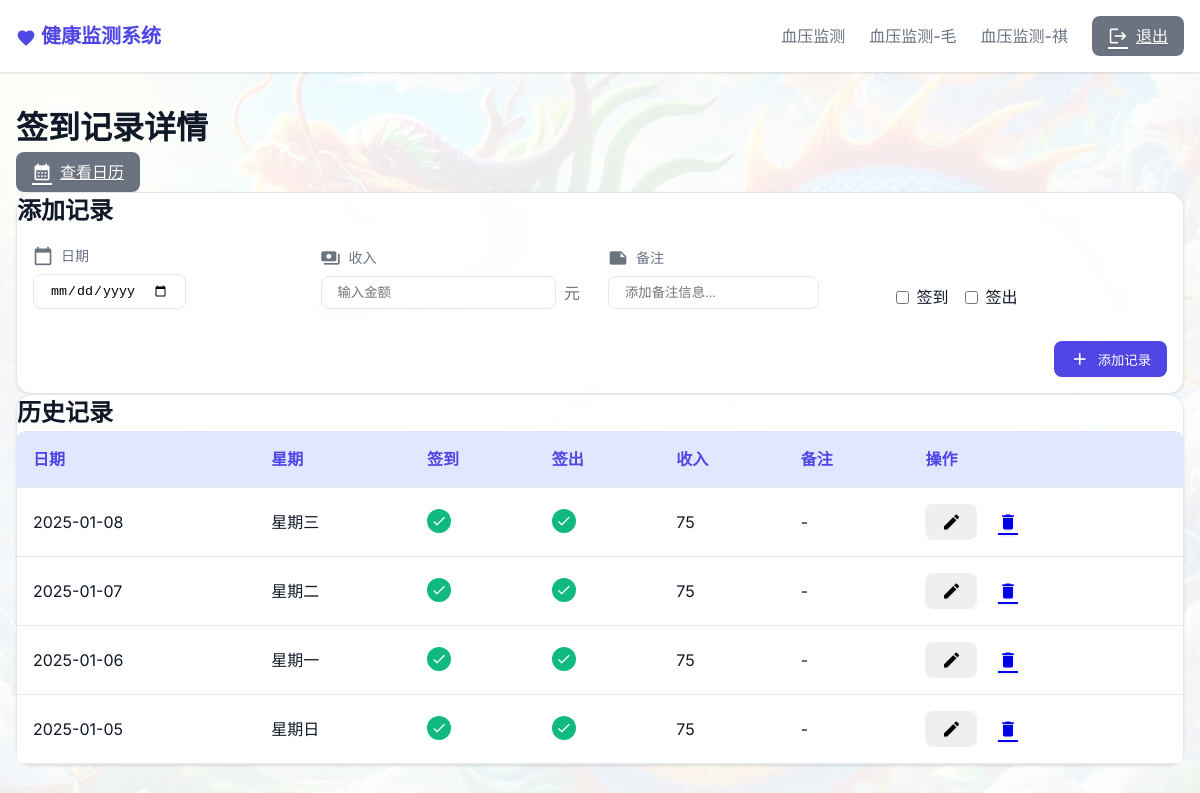
The page /checkin_detail (signed in) on the database as committed earlier.
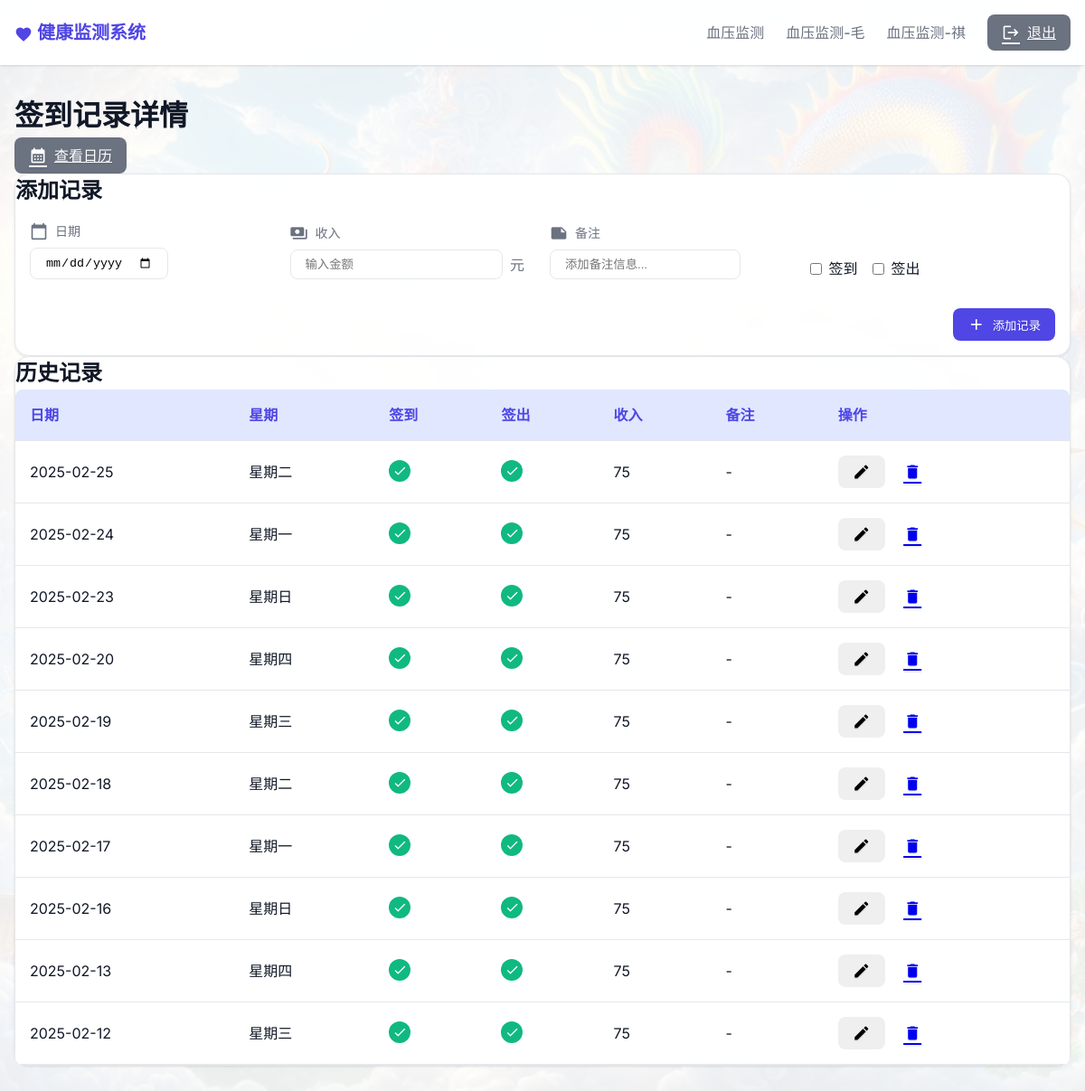
The same page on the database as committed later.
### tables this page shows
CREATE TABLE checkin_records
                 (id INTEGER PRIMARY KEY AUTOINCREMENT,
                  date TEXT NOT NULL,
                  day_of_week TEXT NOT NULL,
                  checkin BOOLEAN NOT NULL,
                  checkout BOOLEAN NOT NULL,
                  notes TEXT,
                  income DECIMAL(10,2));

### app.py (the view)
@app.route('/checkin_detail')
@login_required
def checkin_detail():
    page = request.args.get('page', 1, type=int)
    per_page = 10
    db = get_db()
    records = db.execute('''
        WITH daily_records AS (
            SELECT
                id,
                date,
                day_of_week,
                MAX(checkin) as checkin_status,
                MAX(checkout) as checkout_status,
                GROUP_CONCAT(notes, ' ') as all_notes
            FROM (
                SELECT
                    id,
                    date,
                    day_of_week,
                    checkin,
                    checkout,
                    notes
                FROM checkin_records
                ORDER BY id DESC
            )
            GROUP BY date
        )
        SELECT
            id,
            date,
            day_of_week,
            checkin_status,
            checkout_status,
            CASE
                WHEN checkin_status = 1 AND checkout_status = 1 THEN 75
                ELSE 0
            END as total_income,
            all_notes
        FROM daily_records
        ORDER BY date DESC
        LIMIT ? OFFSET ?
    ''', [per_page, (page - 1) * per_page]).fetchall()
    total = db.execute('''
        SELECT COUNT(DISTINCT date)
        FROM checkin_records
    ''').fetchone()[0]
    formatted_records = []
    for record in records:
        formatted_records.append({
            'id': record['id'],
            'date': record['date'],
            'day_of_week': record['day_of_week'],
            'checkin': record['checkin_status'],
            'checkout': record['checkout_status'],
            'income': record['total_income'],
            'notes': record['all_notes'].strip() if record['all_notes'] else ''
        })
    db.close()
    total_pages = (total + per_page - 1) // per_page
    return render_template('checkindetail.html',
                         records=formatted_records,
                         current_page=page,
                         total_pages=total_pages)

### app.py (called while the page is built)
def login_required(f):
    @wraps(f)
    def decorated_function(*args, **kwargs):
        if 'logged_in' not in session:
            return redirect(url_for('login'))
        return f(*args, **kwargs)
    return decorated_function

def get_db():
    db = sqlite3.connect('monitor.db')
    db.row_factory = sqlite3.Row
    return db

### templates/checkindetail.html (shortened to what this page needs)
{% extends "base.html" %}
{% block content %}
<div class="page-header">
    <h1 class="page-title">签到记录详情</h1>
    <div class="page-actions">
        <a href="{{ url_for('checkin_calendar', year=current_year, month=current_month) }}" class="btn btn-secondary">
            <span class="material-icons">calendar_month</span>
            查看日历
        </a>
    </div>
</div>
<div class="card">
    <div class="card-header">
        <h2 class="card-title">添加记录</h2>
    </div>
    <div class="card-body">
        <form id="addForm" method="post" action="{{ url_for('add_checkin_record') }}" class="add-form">
            <div class="form-row">
                <div class="form-group">
                    <label class="form-label">
                        <span class="material-icons">calendar_today</span>
                        日期
                    </label>
                    <input type="date" name="date" value="{{ today }}" class="form-control" required>
                </div>
                <div class="form-group">
                    <label class="form-label">
                        <span class="material-icons">payments</span>
                        收入
                    </label>
                    <div class="input-group">
                        <input type="number" name="income" class="form-control" step="0.01" placeholder="输入金额">
                        <span class="unit">元</span>
                    </div>
                </div>
                <div class="form-group">
                    <label class="form-label">
                        <span class="material-icons">note</span>
                        备注
                    </label>
                    <input type="text" name="notes" class="form-control" placeholder="添加备注信息...">
                </div>
                <div class="form-group">
                    <label class="form-label">&nbsp;</label>
                    <div class="checkbox-group">
                        <label class="checkbox-label">
                            <input type="checkbox" name="checkin" value="1">
                            <span>签到</span>
                        </label>
                        <label class="checkbox-label">
                            <input type="checkbox" name="checkout" value="1">
                            <span>签出</span>
                        </label>
                    </div>
                </div>
            </div>
            <div class="form-actions">
                <button type="submit" class="btn btn-primary">
                    <span class="material-icons">add</span>
                    添加记录
                </button>
            </div>
        </form>
    </div>
</div>
<div class="card">
    <div class="card-header">
        <h2 class="card-title">历史记录</h2>
    </div>
    <div class="table-responsive">
        <table>
            <thead>
                <tr>
                    <th>日期</th>
                    <th>星期</th>
                    <th>签到</th>
                    <th>签出</th>
                    <th>收入</th>
                    <th>备注</th>
                    <th>操作</th>
                </tr>
            </thead>
            <tbody>
                {% for record in records %}
                <tr>
                    <td>{{ record.date }}</td>
                    <td>{{ record.day_of_week }}</td>
                    <td>
                        {% if record.checkin %}
                        <span class="badge success">
                            <span class="material-icons">check</span>
                        </span>
                        {% else %}
                        <span class="badge danger">
                            <span class="material-icons">close</span>
                        </span>
                        {% endif %}
                    </td>
                    <td>
                        {% if record.checkout %}
                        <span class="badge success">
                            <span class="material-icons">check</span>
                        </span>
                        {% else %}
                        <span class="badge danger">
                            <span class="material-icons">close</span>
                        </span>
                        {% endif %}
                    </td>
                    <td>{{ record.income if record.income else '-' }}</td>
                    <td>{{ record.notes if record.notes else '-' }}</td>
                    <td class="actions">
                        <button onclick="showEditForm('{{ record.date }}', this)" class="btn btn-icon" title="编辑">
                            <span class="material-icons">edit</span>
                        </button>
                        <a href="{{ url_for('delete_checkin_record', id=record.id) }}"
                           onclick="return confirm('确定要删除这条记录吗？')"
                           class="btn btn-icon btn-danger"
                           title="删除">
                            <span class="material-icons">delete</span>
                        </a>
                    </td>
                </tr>
                {% endfor %}
            </tbody>
        </table>
    </div>
</div>
{% endblock %}

### templates/base.html (shortened to what this page needs)
<!doctype html>
<html lang="zh">
<head>
</head>
<body>
    <nav class="navbar">
        <div class="container navbar-content">
            <a href="{{ url_for('index') }}" class="nav-brand">
                <span class="material-icons">favorite</span>
                健康监测系统
            </a>
            <div class="nav-links">
                {% if session.logged_in %}
                <a href="{{ url_for('blood_pressure_detail') }}" class="nav-link">血压监测</a>
                <a href="{{ url_for('blood_pressure2_detail') }}" class="nav-link">血压监测-毛</a>
                <a href="{{ url_for('blood_pressure3_detail') }}" class="nav-link">血压监测-祺</a>
                <a href="{{ url_for('logout') }}" class="btn btn-secondary">
                    <span class="material-icons">logout</span>
                    退出
                </a>
                {% endif %}
            </div>
        </div>
    </nav>
    <main class="container" style="padding-top: 2rem;">
        {% block content %}{% endblock %}
    </main>
</body>
</html>

### templates/base.html (style rules this page uses)
:root { --primary-color: #4f46e5; --primary-hover: #4338ca; --primary-light: #e0e7ff; --secondary-color: #6b7280; --secondary-hover: #4b5563; --secondary-light: #f3f4f6; --success-color: #10b981; --success-light: #d1fae5; --warning-color: #f59e0b; --warning-light: #fef3c7; --danger-color: #ef4444; --danger-light: #fee2e2; --info-color: #3b82f6; --info-light: #dbeafe; --background-color: #f9fafb; --card-background: #ffffff; --text-primary: #111827; --text-secondary: #6b7280; --border-color: #e5e7eb; --shadow-sm: 0 1px 2px 0 rgb(0 0 0 / 0.05); --shadow: 0 1px 3px 0 rgb(0 0 0 / 0.1), 0 1px 2px -1px rgb(0 0 0 / 0.1); --shadow-md: 0 4px 6px -1px rgb(0 0 0 / 0.1), 0 2px 4px -2px rgb(0 0 0 / 0.1); --shadow-lg: 0 10px 15px -3px rgb(0 0 0 / 0.1), 0 4px 6px -4px rgb(0 0 0 / 0.1); }
* { margin: 0; padding: 0; box-sizing: border-box; }
body { font-family: 'Inter', system-ui, sans-serif; color: var(--text-primary); line-height: 1.5; background: url('/static/chinese-dragon.png') no-repeat center center fixed; background-size: cover; position: relative; }
body::before { content: ''; position: fixed; top: 0; left: 0; width: 100%; height: 100%; background-color: rgba(255, 255, 255, 0.92); z-index: -1; }
.container { max-width: 1200px; margin: 0 auto; padding: 0 1rem; }
.navbar { background-color: rgba(255, 255, 255, 0.95); backdrop-filter: blur(10px); box-shadow: var(--shadow); padding: 1rem 0; position: sticky; top: 0; z-index: 100; }
.navbar-content { display: flex; justify-content: space-between; align-items: center; }
.nav-brand { font-size: 1.25rem; font-weight: 600; color: var(--primary-color); text-decoration: none; }
.nav-links { display: flex; gap: 1.5rem; align-items: center; }
.nav-link { color: var(--text-secondary); text-decoration: none; font-weight: 500; transition: color 0.2s; }
.btn { padding: 0.5rem 1rem; font-weight: 500; border-radius: 0.5rem; transition: all 0.2s ease; display: inline-flex; align-items: center; gap: 0.5rem; border: none; cursor: pointer; backdrop-filter: blur(4px); text-shadow: 0 1px 2px rgba(0, 0, 0, 0.1); }
.btn-primary { background-color: var(--primary-color); color: white; }
.btn-secondary { background-color: var(--secondary-color); color: white; }
.card { background: rgba(255, 255, 255, 0.95); backdrop-filter: blur(10px); border-radius: 1rem; box-shadow: var(--shadow); transition: all 0.3s ease; border: 1px solid var(--border-color); }
.form-group { margin-bottom: 1rem; }
.form-label { display: block; margin-bottom: 0.5rem; color: var(--text-secondary); font-weight: 500; }
.form-control { border: 1px solid var(--border-color); border-radius: 0.5rem; padding: 0.5rem 1rem; transition: all 0.2s ease; }
table { width: 100%; border-collapse: separate; border-spacing: 0; background: rgba(255, 255, 255, 0.95); backdrop-filter: blur(8px); border-radius: 0.5rem; overflow: hidden; }
th, td { padding: 1rem; border-bottom: 1px solid var(--border-color); text-align: left; }
th { background-color: var(--primary-light); color: var(--primary-color); font-weight: 600; padding: 1rem; text-align: left; }
.material-icons { font-size: 1.25rem; vertical-align: middle; }
main.container { position: relative; z-index: 1; padding: 2rem 1rem; min-height: calc(100vh - 4rem); }

### templates/checkindetail.html (style rules this page uses)
.add-form { padding: 1rem; }
.form-row { display: flex; gap: 1rem; align-items: flex-end; }
.form-group { flex: 1; }
.form-label { display: flex; align-items: center; gap: 0.5rem; margin-bottom: 0.5rem; color: var(--text-secondary); font-size: 0.875rem; }
.form-label .material-icons { font-size: 1.25rem; }
.input-group { position: relative; display: flex; align-items: center; }
.input-group .unit { position: absolute; right: 0.75rem; color: var(--text-secondary); }
.input-group input { padding-right: 2.5rem; }
.checkbox-group { display: flex; gap: 1rem; }
.checkbox-label { display: flex; align-items: center; gap: 0.5rem; cursor: pointer; }
.form-actions { margin-top: 1rem; display: flex; gap: 0.5rem; justify-content: flex-end; }
.badge { display: inline-flex; align-items: center; justify-content: center; width: 24px; height: 24px; border-radius: 50%; }
.badge .material-icons { font-size: 1rem; }
.badge.success { background-color: var(--success-color); color: white; }

Rows that differ between the two databases and show on the page:
removed checkin_records: date "2025-01-08", day_of_week "星期三", income "75", notes "-"
removed checkin_records: date "2025-01-07", day_of_week "星期二", income "75", notes "-"
removed checkin_records: date "2025-01-06", day_of_week "星期一", income "75", notes "-"
removed checkin_records: date "2025-01-05", day_of_week "星期日", income "75", notes "-"
added checkin_records: date "2025-02-25", day_of_week "星期二", income "75", notes "-"
added checkin_records: date "2025-02-24", day_of_week "星期一", income "75", notes "-"
added checkin_records: date "2025-02-23", day_of_week "星期日", income "75", notes "-"
added checkin_records: date "2025-02-20", day_of_week "星期四", income "75", notes "-"
added checkin_records: date "2025-02-19", day_of_week "星期三", income "75", notes "-"
added checkin_records: date "2025-02-18", day_of_week "星期二", income "75", notes "-"
added checkin_records: date "2025-02-17", day_of_week "星期一", income "75", notes "-"
added checkin_records: date "2025-02-16", day_of_week "星期日", income "75", notes "-"
added checkin_records: date "2025-02-13", day_of_week "星期四", income "75", notes "-"
added checkin_records: date "2025-02-12", day_of_week "星期三", income "75", notes "-"
